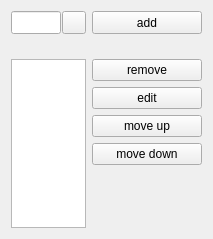
             <widget class="QWidget" name="execute_after">
              <property name="geometry">
               <rect>
                <x>0</x>
                <y>0</y>
                <width>213</width>
                <height>239</height>
               </rect>
              </property>
              <attribute name="label">
               <string>After</string>
              </attribute>
              <layout class="QGridLayout" name="gridLayout_15">
               <item row="0" column="0">
                <layout class="QHBoxLayout" name="horizontalLayout_6">
                 <property name="spacing">
                  <number>1</number>
                 </property>
                 <item>
                  <widget class="QLineEdit" name="lineEdit_executeAfterAdd">
                   <property name="sizePolicy">
                    <sizepolicy hsizetype="Preferred" vsizetype="Preferred">
                     <horstretch>0</horstretch>
                     <verstretch>0</verstretch>
                    </sizepolicy>
                   </property>
                   <property name="minimumSize">
                    <size>
                     <width>0</width>
                     <height>0</height>
                    </size>
                   </property>
                   <property name="maximumSize">
                    <size>
                     <width>16777215</width>
                     <height>16777215</height>
                    </size>
                   </property>
                   <property name="font">
                    <font>
                     <weight>50</weight>
                     <bold>false</bold>
                    </font>
                   </property>
                   <property name="toolTip">
                    <string>Enter here a command to be executed after the task and then press the &quot;add&quot; button to add it to the list below</string>
                   </property>
                  </widget>
                 </item>
                 <item>
                  <widget class="QToolButton" name="toolButton_executeAfterBrowse">
                   <property name="font">
                    <font>
                     <weight>50</weight>
                     <bold>false</bold>
                    </font>
                   </property>
                   <property name="cursor">
                    <cursorShape>PointingHandCursor</cursorShape>
                   </property>
                   <property name="toolTip">
                    <string>browse localy</string>
                   </property>
                   <property name="text">
                    <string/>
                   </property>
                   <property name="icon">
                    <iconset resource="../resources/luckybackup.qrc">
                     <normaloff>:/luckyPrefix/fileopen.png</normaloff>:/luckyPrefix/fileopen.png</iconset>
                   </property>
                  </widget>
                 </item>
                </layout>
               </item>
               <item row="0" column="1">
                <widget class="QPushButton" name="pushButton_executeAfterAdd">
                 <property name="sizePolicy">
                  <sizepolicy hsizetype="Preferred" vsizetype="Preferred">
                   <horstretch>0</horstretch>
                   <verstretch>0</verstretch>
                  </sizepolicy>
                 </property>
                 <property name="minimumSize">
                  <size>
                   <width>110</width>
                   <height>0</height>
                  </size>
                 </property>
                 <property name="maximumSize">
                  <size>
                   <width>16777215</width>
                   <height>16777215</height>
                  </size>
                 </property>
                 <property name="font">
                  <font>
                   <weight>50</weight>
                   <bold>false</bold>
                  </font>
                 </property>
                 <property name="cursor">
                  <cursorShape>PointingHandCursor</cursorShape>
                 </property>
                 <property name="toolTip">
                  <string>Add command as entered in the field beside</string>
                 </property>
                 <property name="text">
                  <string>add</string>
                 </property>
                 <property name="icon">
                  <iconset resource="../resources/luckybackup.qrc">
                   <normaloff>:/luckyPrefix/add.png</normaloff>:/luckyPrefix/add.png</iconset>
                 </property>
                </widget>
               </item>
               <item row="1" column="0">
                <widget class="QLabel" name="label_executeAfterList">
                 <property name="font">
                  <font>
                   <pointsize>8</pointsize>
                  </font>
                 </property>
                 <property name="text">
                  <string/>
                 </property>
                </widget>
               </item>
               <item row="2" column="0" rowspan="5">
                <widget class="QListWidget" name="listWidget_executeAfter">
                 <property name="sizePolicy">
                  <sizepolicy hsizetype="Expanding" vsizetype="Expanding">
                   <horstretch>0</horstretch>
                   <verstretch>0</verstretch>
                  </sizepolicy>
                 </property>
                 <property name="minimumSize">
                  <size>
                   <width>0</width>
                   <height>0</height>
                  </size>
                 </property>
                 <property name="font">
                  <font>
                   <weight>50</weight>
                   <bold>false</bold>
                  </font>
                 </property>
                 <property name="cursor" stdset="0">
                  <cursorShape>PointingHandCursor</cursorShape>
                 </property>
                 <property name="toolTip">
                  <string>Command list</string>
                 </property>
                </widget>
               </item>
               <item row="2" column="1">
                <widget class="QPushButton" name="pushButton_executeAfterRemove">
                 <property name="sizePolicy">
                  <sizepolicy hsizetype="Preferred" vsizetype="Preferred">
                   <horstretch>0</horstretch>
                   <verstretch>0</verstretch>
                  </sizepolicy>
                 </property>
                 <property name="minimumSize">
                  <size>
                   <width>110</width>
                   <height>0</height>
                  </size>
                 </property>
                 <property name="maximumSize">
                  <size>
                   <width>16777215</width>
                   <height>32</height>
                  </size>
                 </property>
                 <property name="font">
                  <font>
                   <weight>50</weight>
                   <bold>false</bold>
                  </font>
                 </property>
                 <property name="cursor">
                  <cursorShape>PointingHandCursor</cursorShape>
                 </property>
                 <property name="toolTip">
                  <string>Remove highlighted command from list</string>
                 </property>
                 <property name="text">
                  <string>remove</string>
                 </property>
                 <property name="icon">
                  <iconset resource="../resources/luckybackup.qrc">
                   <normaloff>:/luckyPrefix/remove.png</normaloff>:/luckyPrefix/remove.png</iconset>
                 </property>
                </widget>
               </item>
               <item row="3" column="1">
                <widget class="QPushButton" name="pushButton_editExecuteAfter">
                 <property name="cursor">
                  <cursorShape>PointingHandCursor</cursorShape>
                 </property>
                 <property name="toolTip">
                  <string>Edit highlighted inclusion</string>
                 </property>
                 <property name="text">
                  <string>edit</string>
                 </property>
                 <property name="icon">
                  <iconset resource="../resources/luckybackup.qrc">
                   <normaloff>:/luckyPrefix/rename.png</normaloff>:/luckyPrefix/rename.png</iconset>
                 </property>
                </widget>
               </item>
               <item row="4" column="1">
                <widget class="QPushButton" name="pushButton_moveUpExecuteAfter">
                 <property name="cursor">
                  <cursorShape>PointingHandCursor</cursorShape>
                 </property>
                 <property name="toolTip">
                  <string>Move highlighted inclusion up</string>
                 </property>
                 <property name="text">
                  <string>move up</string>
                 </property>
                 <property name="icon">
                  <iconset resource="../resources/luckybackup.qrc">
                   <normaloff>:/luckyPrefix/up.png</normaloff>:/luckyPrefix/up.png</iconset>
                 </property>
                </widget>
               </item>
               <item row="5" column="1">
                <widget class="QPushButton" name="pushButton_moveDownExecuteAfter">
                 <property name="cursor">
                  <cursorShape>PointingHandCursor</cursorShape>
                 </property>
                 <property name="toolTip">
                  <string>Move highlighted inclusion down</string>
                 </property>
                 <property name="text">
                  <string>move down</string>
                 </property>
                 <property name="icon">
                  <iconset resource="../resources/luckybackup.qrc">
                   <normaloff>:/luckyPrefix/down.png</normaloff>:/luckyPrefix/down.png</iconset>
                 </property>
                </widget>
               </item>
               <item row="6" column="1">
                <spacer name="verticalSpacer_9">
                 <property name="orientation">
                  <enum>Qt::Vertical</enum>
                 </property>
                 <property name="sizeHint" stdset="0">
                  <size>
                   <width>70</width>
                   <height>97</height>
                  </size>
                 </property>
                </spacer>
               </item>
              </layout>
             </widget>
